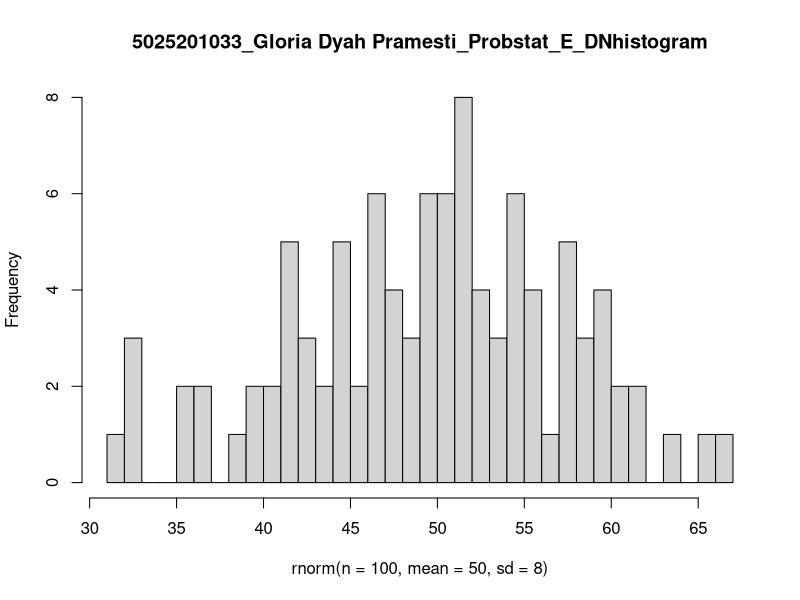

Write R code to recreate this figure. (Note: this script raises an error after producing the figure.)
n = 100
mean = 50
sd = 8

# No 6a

# No 6b
hist(rnorm(n = 100, mean = 50, sd = 8), breaks = 50, main = "5025201033_Gloria Dyah Pramesti_Probstat_E_DNhistogram")

# No 6c
var = sd * sd
va
